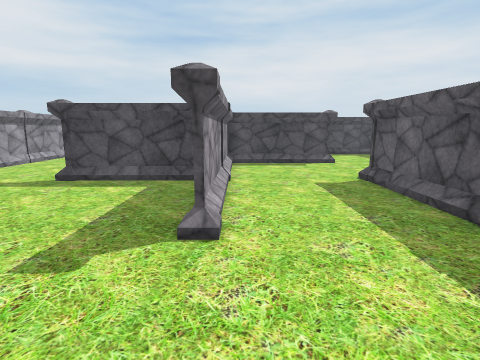
[1] (above)

24 first-person views from a walk through a scene from a Unity 3-D project. The camera is 1.3 m above the floor, tilts 10° down and sees 80° across. The floor is counted in squares, 1 m on a side. Each view is taken from the middle of a square. On the plan, view 1 faces up. The plan holds only what a view shows up to about 13 squares ahead; the rest is blank. The place goes on beyond the plan. Some animated figures are not drawn. Some surface patterns are stand-ins.

[2]
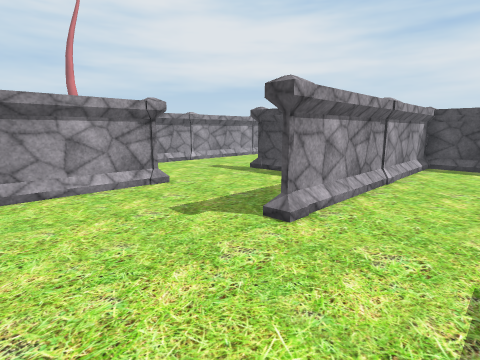

[3]
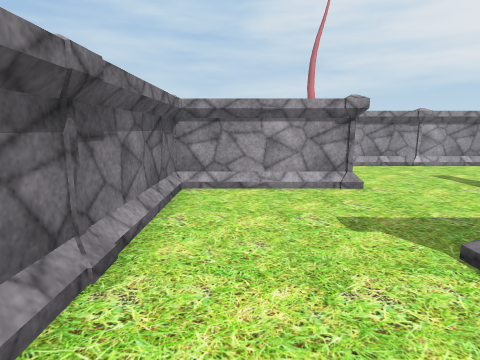

[4]
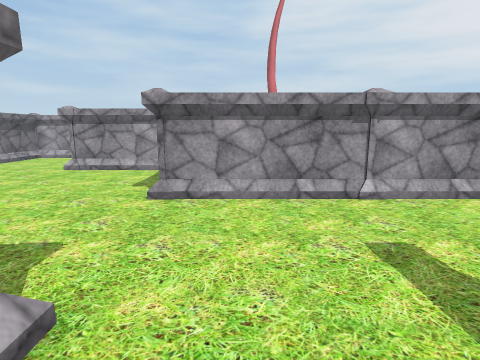

[5]
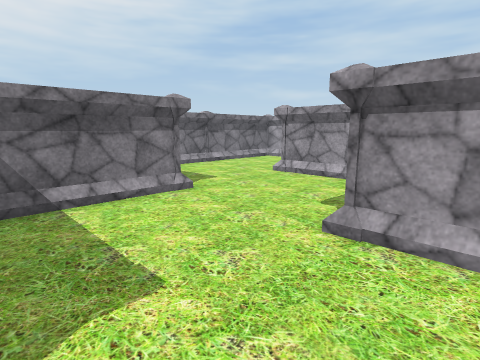

[6]
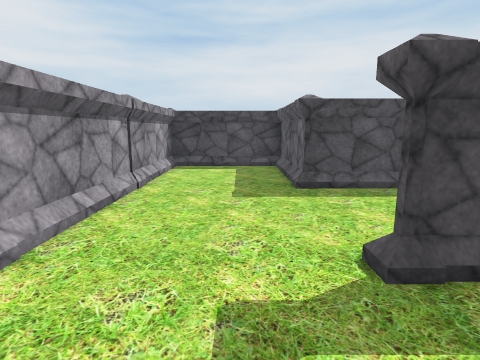

[7]
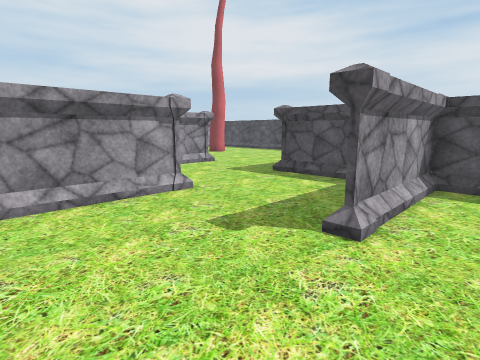

[8]
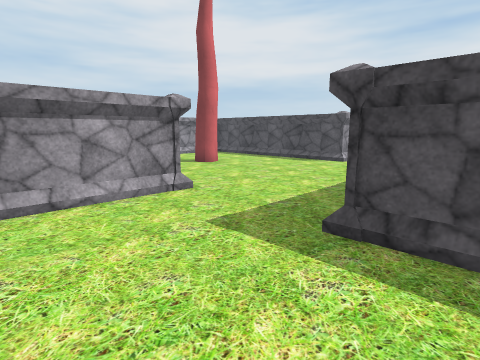

[9]
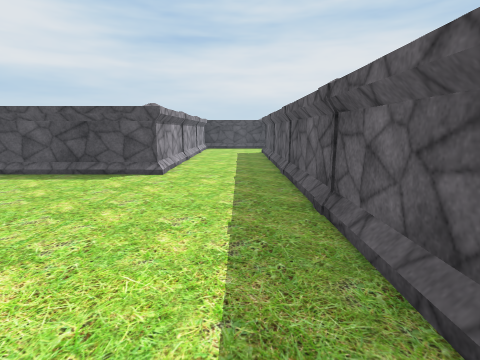

[10]
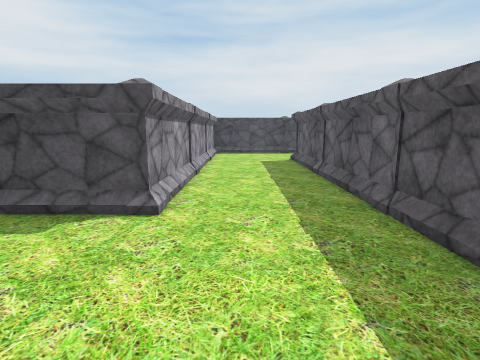

[11]
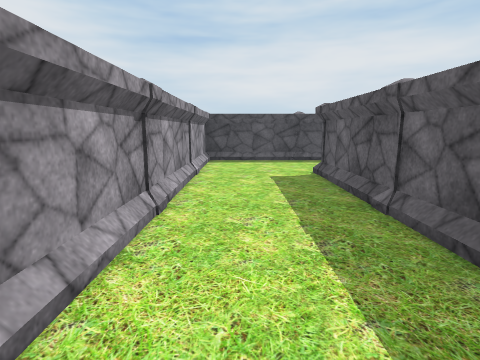

[12]
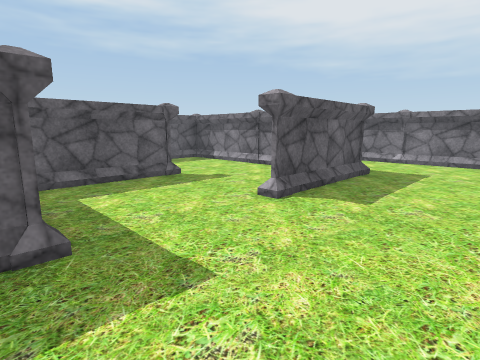

[13]
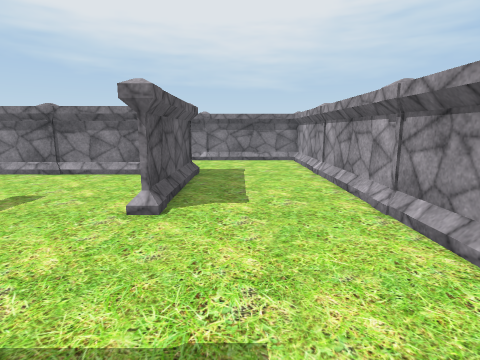

[14]
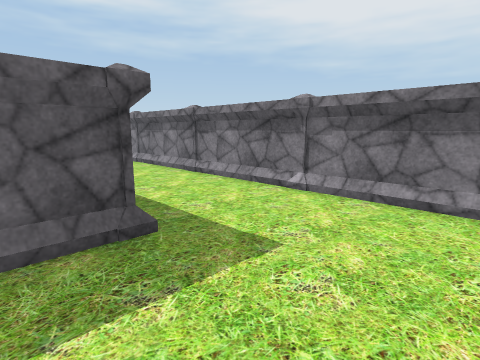

[15]
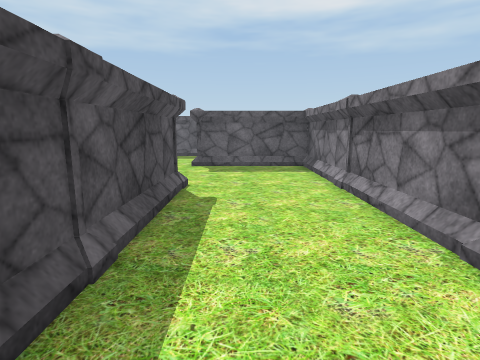

[16]
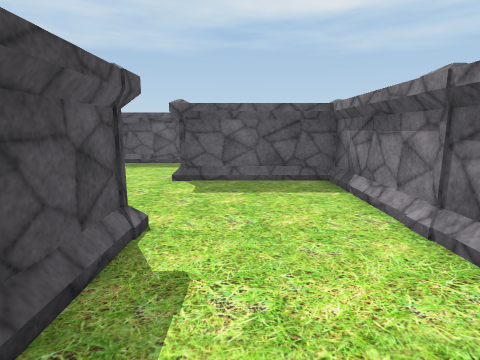

[17]
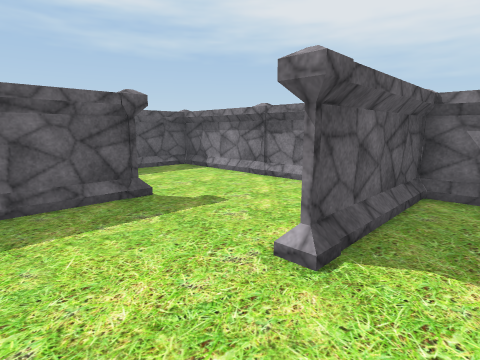

[18]
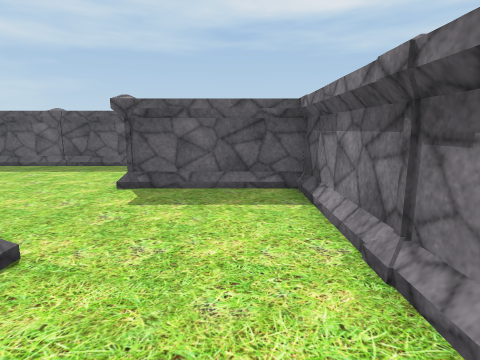

[19]
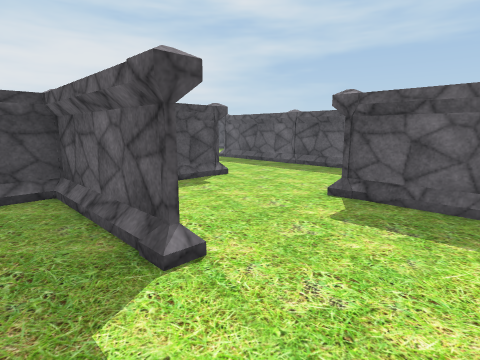

[20]
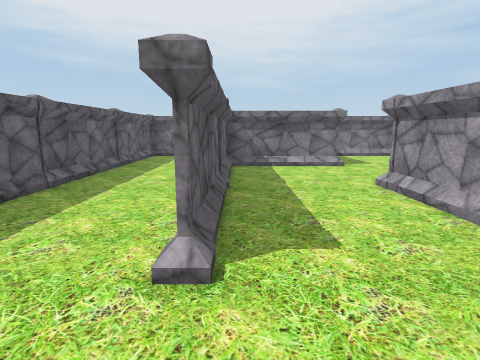

[21]
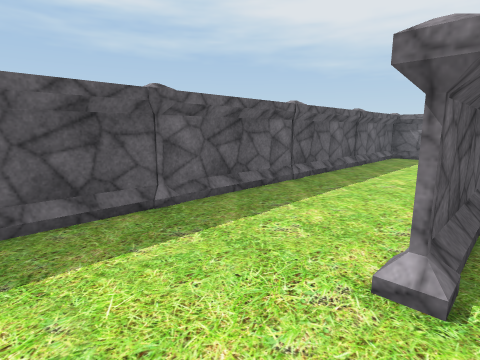

[22]
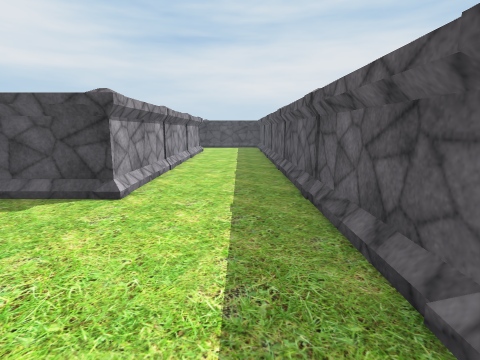

[23]
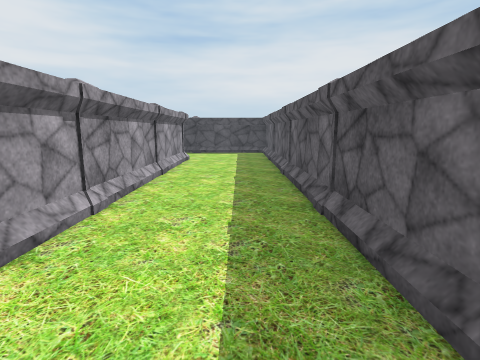

[24]
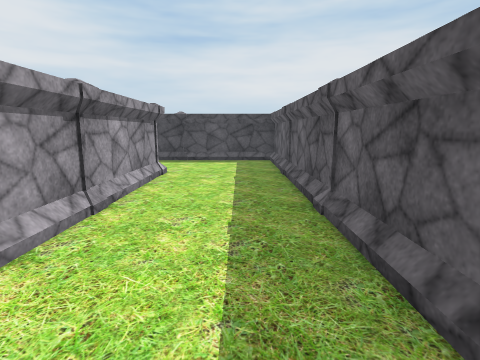

### Floor plan
Points are (right, up) in squares from view 1. A wall is a line through its corners. A room is listed if a view was taken in it or the views show most of it. See-through windows are left out.
Room 1 (views 1, 2, 3, 4, 5, 6, 7, 8, 9, 10, 11, 12, 13, 14, 15, 16, 17, 18, 19, 20, 21, 22, 23, 24)
walls: (-4.5, 3.5) (-4.5, 0.5); (-1.4, 7.5) (-4.5, 7.5); (-2.2, 11.5) (-4.5, 11.5); (-4.5, 12.4) (-4.5, 15.4); (-11.5, 3.5) (-12.5, 3.5) (-12.5, 0.4); (-8.5, -0.5) (0.4, -0.5); (-5.5, 15.5) (-8.5, 15.5) (-8.5, 4.5); (2.5, 11.5) (-0.5, 11.5) (-0.5, 4.4); (3.5, 4.4) (3.5, 7.5); (3.5, 2) (3.5, 0.5); (-12.5, 0.5) (-12.5, 2.9); (-14.4, 3.5) (-16.5, 3.5) (-16.5, 19.5); (-0.5, -3.6) (-0.5, -0.5); (6.6, 7.5) (5.2, 7.5); (-9.5, -4.5) (-12.6, -4.5); (-16.5, -0.5) (-16.5, -3.6); (7.5, 0.4) (7.5, 3.2); (-4.5, -7.5) (-4.5, -4.5); (-7.6, -8.5) (-5.5, -8.5); (7.5, -3.1) (7.5, -0.4); (-16.3, -4.5) (-9.8, -4.5); (-20.5, 2.5) (-20.5, 0.4); (-16.5, -4.5) (-16.5, -0.6); (0.4, -8.5) (2.5, -8.5); (11.5, 8.4) (11.5, 10.5); (11.5, 4.4) (11.5, 6.5); (3.5, -7.5) (3.5, -4.5) (7.5, -4.5); (-11.6, -8.5) (-9.5, -8.5); (-21.4, 11.5) (-22.5, 11.5); (-20.5, 14.5) (-20.5, 12.4); (11.5, 12.4) (11.5, 14.5); (-20.5, -1.4) (-20.5, -3.5); (7.5, 19.5) (7.5, 8.4); (11.5, 0.5) (11.5, 2.6); (-15.6, -8.5) (-13.5, -8.5); (11.5, 16.4) (11.5, 18.5); (-20.5, 18.5) (-20.5, 16.4); (11.5, -3.5) (11.5, -1.4); (-20.5, -5.4) (-20.5, -7.4); (-17.5, 23.5) (-19.5, 23.5); (11.5, 20.4) (11.5, 22.4); (-19.6, -8.5) (-17.5, -8.5); (-20.5, 22.4) (-20.5, 20.4); (11.5, -7.4) (11.5, -5.4); (10.5, 23.5) (8.5, 23.5)
objects: other object (-21, -9) to (-20, -8); pillar (-21, -5) to (-21, -4); pillar (-21, -1) to (-21, 0); pillar (-21, 3) to (-21, 4); pillar (-21, 11) to (-20, 12); pillar (-21, 15) to (-21, 16); pillar (-21, 19) to (-21, 20); other object (-21, 23) to (-20, 24); pillar (-17, -9) to (-16, -8); pillar (-17, -5) to (-17, -4); pillar (-17, 0); pillar (-17, 3) to (-17, 4); pillar (-17, 8); pillar (-17, 12); pillar (-17, 16); pillar (-17, 20); pillar (-17, 23) to (-16, 24); pillar (-13, -9) to (-12, -8); pillar (-13, -4); pillar (-13, -1) to (-12, 0); pillar (-13, 4); pillar (-9, -9) to (-8, -8); pillar (-9, -5) to (-8, -4); pillar (-9, 0); pillar (-9, 3) to (-8, 4); pillar (-9, 8); pillar (-9, 12); other object (-9, 16); pillar (-5, -9) to (-4, -8); pillar (-5, -4); pillar (-5, 0); pillar (-5, 4); pillar (-5, 7) to (-5, 8); pillar (-5, 11) to (-5, 12); other object (-5, 16); pillar (-1, -9) to (0, -8); pillar (-1, -5) to (0, -4); pillar (-1, 0); pillar (-1, 3) to (0, 4); pillar (-1, 8); other object (-1, 12); pillar (3, -9) to (4, -8); pillar (3, -4); pillar (3, -1) to (4, 0); other object (3, 4); pillar (3, 8); pillar (3, 11) to (4, 12); other object (7, -5) to (8, -4); pillar (7, 0); pillar (7, 4); pillar (7, 7) to (8, 8); pillar (7, 12); pillar (7, 16); pillar (7, 20); pillar (7, 23) to (8, 24); other object (11, -9) to (12, -8); other object (11, 23) to (12, 24); pillar (12, -5) to (12, -4); pillar (12, -1) to (12, 0); pillar (12, 3) to (12, 4); pillar (12, 7) to (12, 8); pillar (12, 11) to (12, 12); pillar (12, 15) to (12, 16); pillar (12, 19) to (12, 20)

Positions as (right, up) in squares from view 1, and headings:
1: (0, 0), facing up
2: (2, 0), facing up-left
3: (2, 1), facing left
4: (-3, 5), facing left
5: (-5, 5), facing down-left
6: (-6, 5), facing up
7: (-11, -4), facing up-left
8: (-15, 0), facing up-left
9: (-18, 3), facing up
10: (-19, 7), facing up
11: (-19, 11), facing up
12: (-20, 4), facing down-right
13: (-18, 4), facing down
14: (-20, -3), facing down-right
15: (-15, -6), facing right
16: (-12, -6), facing right
17: (-6, -2), facing down-right
18: (-3, -7), facing right
19: (-2, -7), facing up-right
20: (7, 6), facing down
21: (7, 6), facing down-right
22: (10, 2), facing up
23: (10, 7), facing up
24: (10, 11), facing up
